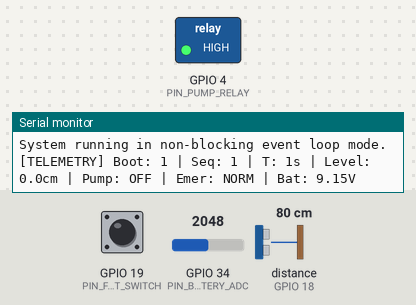
Simulated run of this program. Board: ESP32. Parts: switched loads named in the program (green lamp = pin HIGH), the last lines printed to the serial monitor. Wiring (inferred from the names in the program): ultrasonic range finder: trigger GPIO 5; echo GPIO 18. The test bench sets the inputs (shaded band); at power-on: distance to the obstacle (sensor on GPIO 18) 80 cm, GPIO 19 (PIN_FLOAT_SWITCH) HIGH, GPIO 34 (PIN_BATTERY_ADC) = 2048. The echo pulse lasts 58.3 µs per cm; pins used as bus, display or sensor lines are not drawn.

Above: at 1.3 s.
1.4 s: distance to the obstacle (sensor on GPIO 18) set to 23 cm
2.9 s: distance to the obstacle (sensor on GPIO 18) set to 19 cm
At 3.4 s:
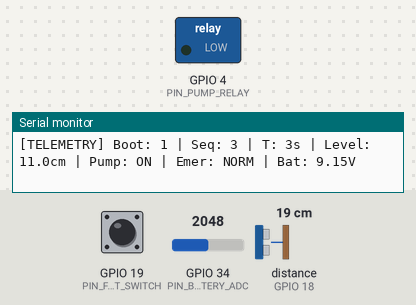
Timing chart, 0 to 5.9 s (numbered marks = the images above; inputs shaded):
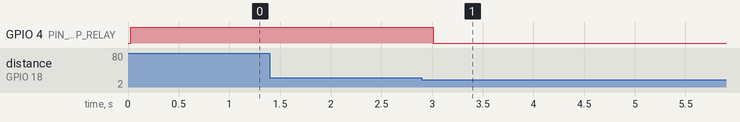

Measured:
- the behaviour switches between 21 and 20 cm on distance to the obstacle (sensor on GPIO 18) (found by bisection; images 0 and 1)
- after the input at 2.9 s, GPIO 4 (PIN_PUMP_RELAY): HIGH → LOW after 0.11 s

The program:

main.cpp
```cpp
/**
 * @file main.cpp
 * @brief ESP32 Embedded C++ Firmware for Automated Solar Boat Bilge Drainage & Telemetry
 * @author Luca Rodrigues Gomes de Sant'Anna
 * @institution Instituto Federal Fluminense (IFF) - Campus Cabo Frio
 * @details Bachelor Thesis in Mechanical Engineering (2025)
 *
 * Non-blocking architecture featuring:
 * 1. Hardware Watchdog Timer (esp_task_wdt) for fail-safe resilience
 * 2. In-place 5-sample median acoustic filtering for outlier rejection
 * 3. Priority emergency float switch override with 3-sample digital debounce
 * 4. Calibrated ADC battery sampling with multisampling noise suppression
 * 5. High-efficiency packed UDP broadcast telemetry (1 Hz) with CRC16-CCITT
 * 6. RTC fast memory boot tracking (RTC_DATA_ATTR) without Flash memory wear
 */

#include <Arduino.h>
#include <WiFi.h>
#include <WiFiUdp.h>
#include <esp_task_wdt.h>
#include "config.h"

// Networking objects
WiFiUDP udp;

// RTC Fast Memory (survives watchdog resets without wearing flash storage)
RTC_DATA_ATTR static uint32_t bootCount = 0;

// Global system state
bool isPumpActive = false;
float currentWaterLevelCm = 0.0f;
bool isEmergencyActive = false;
bool isSensorFault = false;
float currentBatteryVoltage = 12.6f;
uint32_t telemetrySequenceId = 0;

// Debounce state counters
static int floatSwitchActiveCount = 0;

// Non-blocking timers
unsigned long lastSensorReadMs = 0;
unsigned long lastTelemetrySendMs = 0;

// Function prototypes
float readWaterLevelMedianCm();
bool checkEmergencyFloatSwitchDebounced();
float readCalibratedBatteryVoltage();
void sendTelemetryPacket();
uint16_t calculateCRC16(const uint8_t *data, size_t length);

void setup() {
    bootCount++;
    Serial.begin(115200);
    Serial.println(F("==============================================================="));
    Serial.println(F(" SolarBoat-Telemetry: Smart Bilge Drainage & Wireless Telemetry "));
    Serial.println(F(" Author: Luca Rodrigues Gomes de Sant'Anna                      "));
    Serial.println(F(" Institution: Instituto Federal Fluminense (IFF Cabo Frio)     "));
    Serial.printf(  " Boot Sequence: #%u (RTC Data Attr Tracker)\n", bootCount);
    Serial.println(F("==============================================================="));

    // Pin configurations
    pinMode(PIN_TRIGGER, OUTPUT);
    pinMode(PIN_ECHO, INPUT);
    pinMode(PIN_PUMP_RELAY, OUTPUT);
    pinMode(PIN_FLOAT_SWITCH, INPUT_PULLUP);
    pinMode(PIN_BATTERY_ADC, INPUT);

    // Initial state: Relay OFF
    digitalWrite(PIN_PUMP_RELAY, RELAY_OFF);

    // 1. Initialize Wi-Fi in Access Point mode for local field telemetry
    WiFi.mode(WIFI_AP);
    WiFi.softAP("SolarBoat-Telemetry", "DSB2025Boat");
    udp.begin(TELEMETRY_UDP_PORT);
    Serial.println(F("WiFi AP 'SolarBoat-Telemetry' initialized. UDP broadcast ready."));

    // 2. Initialize Hardware Watchdog Timer (10s timeout, panic/reboot on lockup)
    esp_task_wdt_init(WATCHDOG_TIMEOUT_SECONDS, true);
    esp_task_wdt_add(NULL); // Add current loop task to watchdog monitoring
    Serial.println(F("Hardware Watchdog Timer enabled (10s timeout)."));

    Serial.println(F("System running in non-blocking event loop mode."));
}

void loop() {
    // A. Reset watchdog timer on every iteration
    esp_task_wdt_reset();

    unsigned long currentMillis = millis();

    // B. Periodic Sensor Sampling & Drainage Control (500 ms cycle)
    if (currentMillis - lastSensorReadMs >= SENSOR_INTERVAL_MS) {
        lastSensorReadMs = currentMillis;

        // 1. Read Sensors with Noise Rejection & Debounce
        isEmergencyActive = checkEmergencyFloatSwitchDebounced();
        float measuredLevel = readWaterLevelMedianCm();

        if (measuredLevel >= 0.0f) {
            currentWaterLevelCm = measuredLevel;
            isSensorFault = false;
        } else {
            isSensorFault = true;
        }

        currentBatteryVoltage = readCalibratedBatteryVoltage();

        // 2. Control Strategy (Hysteresis & Fail-Safe)
        if (isEmergencyActive) {
            // Priority 1: Emergency Mechanical Float Switch Override
            if (!isPumpActive) {
                Serial.println(F("[ALERT] Debounced emergency float switch triggered! Forcing pump ON..."));
                digitalWrite(PIN_PUMP_RELAY, RELAY_ON);
                isPumpActive = true;
            }
        }
        else if (isSensorFault) {
            // Priority 2: Acoustic Sensor Timeout/Fault Fallback (Keep pump OFF unless emergency float trips)
            if (isPumpActive && !isEmergencyActive) {
                Serial.println(F("[WARN] Sensor fault detected. Turning pump OFF for dry-run protection."));
                digitalWrite(PIN_PUMP_RELAY, RELAY_OFF);
                isPumpActive = false;
            }
        }
        else {
            // Priority 3: Ultrasonic Hysteresis Control
            if (currentWaterLevelCm >= WATER_LEVEL_PUMP_ON_CM) {
                if (!isPumpActive) {
                    Serial.println(F("[INFO] Water level >= 9.0 cm. Turning pump ON..."));
                    digitalWrite(PIN_PUMP_RELAY, RELAY_ON);
                    isPumpActive = true;
                }
            }
            else if (currentWaterLevelCm <= WATER_LEVEL_PUMP_OFF_CM) {
                if (isPumpActive) {
                    Serial.println(F("[INFO] Water level <= 3.0 cm. Turning pump OFF (Dry-run safe)..."));
                    digitalWrite(PIN_PUMP_RELAY, RELAY_OFF);
                    isPumpActive = false;
                }
            }
        }
    }

    // C. Periodic Wireless Telemetry Broadcast (1000 ms cycle)
    if (currentMillis - lastTelemetrySendMs >= TELEMETRY_INTERVAL_MS) {
        lastTelemetrySendMs = currentMillis;
        sendTelemetryPacket();
    }
}

/**
 * @brief Reads HC-SR04 ultrasonic sensor with an in-place 5-sample median filter
 * Rejects high/low acoustic spikes and turbulence artifacts inside the stilling well.
 */
float readWaterLevelMedianCm() {
    long rawEchoSamples[FILTER_SAMPLE_COUNT];
    int validCount = 0;

    for (int i = 0; i < FILTER_SAMPLE_COUNT; i++) {
        digitalWrite(PIN_TRIGGER, LOW);
        delayMicroseconds(2);
        digitalWrite(PIN_TRIGGER, HIGH);
        delayMicroseconds(10);
        digitalWrite(PIN_TRIGGER, LOW);

        long echoDurationUs = pulseIn(PIN_ECHO, HIGH, ECHO_TIMEOUT_US);

        if (echoDurationUs > 0) {
            rawEchoSamples[validCount] = echoDurationUs;
            validCount++;
        }
        delayMicroseconds(200);
    }

    if (validCount < 3) {
        return -1.0f; // Sensor fault / timeout indicator
    }

    // In-place insertion sort to obtain the median
    for (int i = 1; i < validCount; i++) {
        long key = rawEchoSamples[i];
        int j = i - 1;
        while (j >= 0 && rawEchoSamples[j] > key) {
            rawEchoSamples[j + 1] = rawEchoSamples[j];
            j = j - 1;
        }
        rawEchoSamples[j + 1] = key;
    }

    long medianDurationUs = rawEchoSamples[validCount / 2];
    float measuredDistanceCm = (medianDurationUs * SPEED_OF_SOUND_CM_US) / 2.0f;
    float waterLevelCm = STILLING_WELL_HEIGHT_CM - measuredDistanceCm;

    return (waterLevelCm < 0.0f) ? 0.0f : waterLevelCm;
}

/**
 * @brief Reads emergency mechanical float switch with consecutive-reading debounce
 */
bool checkEmergencyFloatSwitchDebounced() {
    bool rawPinLow = (digitalRead(PIN_FLOAT_SWITCH) == LOW);
    if (rawPinLow) {
        floatSwitchActiveCount++;
        if (floatSwitchActiveCount >= FLOAT_DEBOUNCE_THRESHOLD) {
            floatSwitchActiveCount = FLOAT_DEBOUNCE_THRESHOLD; // Clamp counter
            return true;
        }
    } else {
        floatSwitchActiveCount = 0; // Reset debounce counter immediately upon normal level
    }
    return false;
}

/**
 * @brief Reads battery bank voltage via calibrated 10-sample ADC averaging
 */
float readCalibratedBatteryVoltage() {
    long adcSum = 0;
    const int ADC_SAMPLES = 10;

    for (int i = 0; i < ADC_SAMPLES; i++) {
        adcSum += analogRead(PIN_BATTERY_ADC);
        delayMicroseconds(100);
    }

    float avgAdc = (float)adcSum / (float)ADC_SAMPLES;
    // Calibrated voltage divider ratio (e.g. 100k / 22k -> 5.545x)
    float pinVoltage = (avgAdc / 4095.0f) * 3.3f;
    float batteryVoltage = pinVoltage * ((100.0f + 22.0f) / 22.0f);
    return batteryVoltage;
}

/**
 * @brief Calculates 16-bit CRC-CCITT (polynomial 0x1021) for telemetry payload verification
 */
uint16_t calculateCRC16(const uint8_t *data, size_t length) {
    uint16_t crc = 0xFFFF;
    for (size_t i = 0; i < length; i++) {
        crc ^= ((uint16_t)data[i] << 8);
        for (uint8_t bit = 0; bit < 8; bit++) {
            if (crc & 0x8000) {
                crc = (crc << 1) ^ 0x1021;
            } else {
                crc = (crc << 1);
            }
        }
    }
    return crc;
}

/**
 * @brief Packs and broadcasts UDP telemetry frame to ground station / pilot dashboard
 */
void sendTelemetryPacket() {
    TelemetryPacket packet;
    packet.sequenceId = ++telemetrySequenceId;
    packet.uptimeMs = millis();
    packet.bootCount = bootCount;
    packet.waterLevelCm = currentWaterLevelCm;
    packet.batteryVoltage = currentBatteryVoltage;
    packet.pumpActive = isPumpActive ? 1 : 0;
    packet.emergencyOverride = isEmergencyActive ? 1 : 0;
    packet.sensorStatus = isSensorFault ? 0 : 1;
    packet.crc16 = calculateCRC16((const uint8_t *)&packet, sizeof(TelemetryPacket) - sizeof(uint16_t));

    // Broadcast over UDP
    udp.beginPacket(TELEMETRY_BROADCAST_IP, TELEMETRY_UDP_PORT);
    udp.write((const uint8_t *)&packet, sizeof(TelemetryPacket));
    udp.endPacket();

    // Serial Debug Monitor
    Serial.printf("[TELEMETRY] Boot: %u | Seq: %u | T: %lus | Level: %.1fcm | Pump: %s | Emer: %s | Bat: %.2fV\n",
                  packet.bootCount,
                  packet.sequenceId,
                  packet.uptimeMs / 1000,
                  packet.waterLevelCm,
                  packet.pumpActive ? "ON" : "OFF",
                  packet.emergencyOverride ? "ACTIVE" : "NORM",
                  packet.batteryVoltage);
}
```

config.h
```cpp
/**
 * @file config.h
 * @brief Hardware pinout definitions, constants, hysteresis calibration, median filter and telemetry packet
 * @author Luca Rodrigues Gomes de Sant'Anna
 * @institution Instituto Federal Fluminense (IFF) - Campus Cabo Frio
 * @project SolarBoat-Telemetry: Smart Bilge Drainage System & Wireless Telemetry
 */

#ifndef CONFIG_H
#define CONFIG_H

#include <Arduino.h>

// --- ESP32 GPIO PINOUT MAPPING ---
static const int PIN_TRIGGER     = 5;   // GPIO5  -> HC-SR04 Ultrasonic Trigger Pin
static const int PIN_ECHO        = 18;  // GPIO18 -> HC-SR04 Ultrasonic Echo Pin
static const int PIN_FLOAT_SWITCH= 19;  // GPIO19 -> Emergency Mechanical Float Switch (INPUT_PULLUP)
static const int PIN_PUMP_RELAY  = 4;   // GPIO4  -> Bilge Pump Relay Module (Active LOW)
static const int PIN_BATTERY_ADC = 34;  // GPIO34 -> ADC Battery Voltage Divider Pin

// --- RELAY MODULE LOGIC LEVELS (ACTIVE LOW) ---
#define RELAY_ON  LOW   // LOW signal activates the relay (turns pump ON)
#define RELAY_OFF HIGH  // HIGH signal deactivates the relay (turns pump OFF)

// --- PHYSICAL AND CALIBRATION CONSTANTS ---
static const float SPEED_OF_SOUND_CM_US     = 0.0343f; // Speed of sound in air at 20°C (cm/µs)
static const float STILLING_WELL_HEIGHT_CM  = 30.0f;   // Total height of Stilling-Well tube (cm)

// --- HYSTERESIS CONTROL THRESHOLDS (ULTRASONIC SENSOR) ---
static const float WATER_LEVEL_PUMP_ON_CM   = 9.0f;   // Turn pump ON when water level >= 9.0 cm
static const float WATER_LEVEL_PUMP_OFF_CM  = 3.0f;   // Turn pump OFF when water level <= 3.0 cm

// --- DIGITAL FILTERING & SAMPLING PARAMETERS ---
static const int FILTER_SAMPLE_COUNT        = 5;      // Number of samples for in-place median filter
static const unsigned long ECHO_TIMEOUT_US  = 12000;  // pulseIn timeout (12 ms -> ~2 meters maximum range)
static const int FLOAT_DEBOUNCE_THRESHOLD   = 3;      // Consecutive samples required for float switch trigger

// --- NON-BLOCKING SCHEDULING & WATCHDOG CONFIG ---
static const unsigned long SENSOR_INTERVAL_MS    = 500;   // Sensor sampling interval (ms)
static const unsigned long TELEMETRY_INTERVAL_MS = 1000;  // Telemetry broadcast interval (ms)
static const uint32_t WATCHDOG_TIMEOUT_SECONDS   = 10;    // Hardware WDT timeout (seconds)

// --- TELEMETRY NETWORKING ---
#define TELEMETRY_UDP_PORT 4210
#define TELEMETRY_BROADCAST_IP "192.168.4.255"

// Telemetry payload structure (packed for efficient wireless transmission)
struct __attribute__((packed)) TelemetryPacket {
    uint32_t sequenceId;
    uint32_t uptimeMs;
    uint32_t bootCount;
    float waterLevelCm;
    float batteryVoltage;
    uint8_t pumpActive;
    uint8_t emergencyOverride;
    uint8_t sensorStatus; // 1 = OK, 0 = Sensor Fault/Timeout
    uint16_t crc16;
};

#endif // CONFIG_H
```
